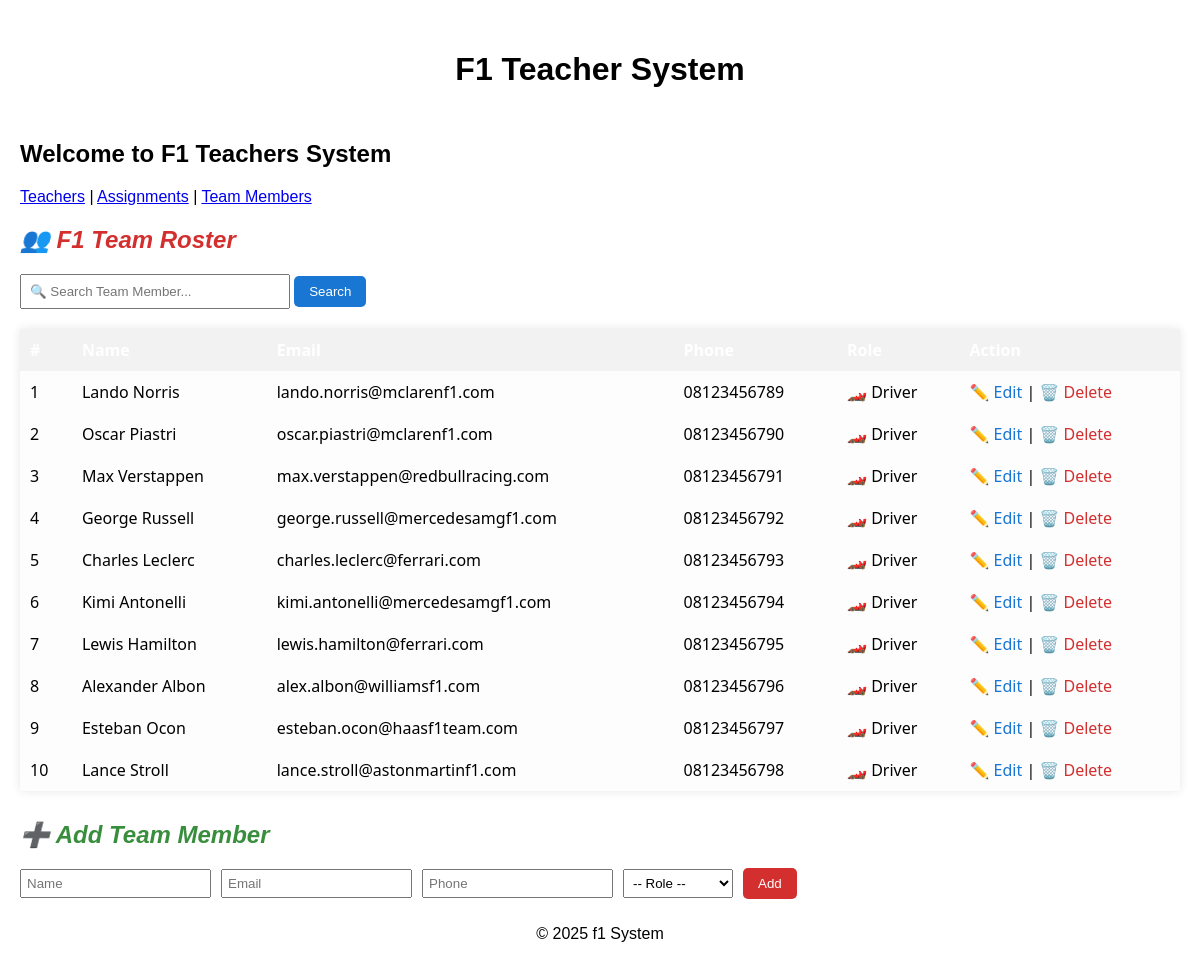
The page /?page=teammembers on the database its author committed.
### tables this page shows
CREATE TABLE `team_members` (
  `id` int(11) NOT NULL,
  `name` varchar(100) NOT NULL,
  `email` varchar(100) DEFAULT NULL,
  `phone` varchar(15) DEFAULT NULL,
  `role` enum('Driver','Engineer','Mechanic') NOT NULL
);

### config/db.php (called while the page is built, shortened)
<?php
class Database {
    private $host = "localhost";
    private $username = "root";
    private $password = "";
    private $dbname = "f1_garage";
    public function __construct() {
        try {
            $this->conn = new PDO("mysql:host=$this->host;dbname=$this->dbname", $this->username, $this->password);
        } catch (PDOException $e) {
            echo "Connection failed: " . $e->getMessage();
        }
    }
}
?>

### class/TeamMember.php (called while the page is built, shortened)
<?php
require_once 'config/db.php';
class TeamMember {
    private $db;
    public function __construct() {
        $this->db = (new Database())->conn;
    }
    public function getAllMembers($search = null) {
        if ($search) {
            $stmt = $this->db->prepare("SELECT * FROM team_members WHERE name LIKE ?");
            $stmt->execute(["%" . $search . "%"]);
        } else {
            $stmt = $this->db->query("SELECT * FROM team_members");
        }
        return $stmt->fetchAll(PDO::FETCH_ASSOC);
    }
}
?>

### view/team_members.php (the view, shortened to what this page needs)
<?php
$editMember = null;
?>
<h2 style="color:#d32f2f;"><i>👥 F1 Team Roster</i></h2>
<form method="GET" style="margin-bottom: 20px; font-family:'Segoe UI', sans-serif;">
    <input type="text" name="search" placeholder="🔍 Search Team Member..." value="<?= $_GET['search'] ?? '' ?>" style="padding:8px; width: 250px;">
    <button type="submit" style="padding:8px 15px; background-color:#1976d2; color:white; border:none; border-radius:5px; cursor:pointer;">Search</button>
</form>
<table style="width:100%; border-collapse: collapse; font-family: 'Segoe UI', sans-serif; background-color:#fdfdfd; box-shadow: 0 0 10px rgba(0,0,0,0.1); margin-bottom: 30px;">
    <thead style="background-color:#212121; color:#ffffff;">
        <tr>
            <th style="padding:10px;">#</th>
            <th style="padding:10px;">Name</th>
            <th style="padding:10px;">Email</th>
            <th style="padding:10px;">Phone</th>
            <th style="padding:10px;">Role</th>
            <th style="padding:10px;">Action</th>
        </tr>
    </thead>
    <tbody>
        <?php
            $search = $_GET['search'] ?? null;
            $i=1;
            foreach ($member->getAllMembers($search) as $m):
        ?>
        <tr style="text-align:center;">
            <td style="padding:10px;"><?= $i ?></td>
            <td style="padding:10px;"><?= $m['name'] ?></td>
            <td style="padding:10px;"><?= $m['email'] ?></td>
            <td style="padding:10px;"><?= $m['phone'] ?></td>
            <td style="padding:10px;">
                <?php
                    switch (strtolower($m['role'])) {
                        case 'driver': echo '🏎️ Driver'; break;
                    }
                ?>
            </td>
            <td style="padding:10px;">
                <a href="?page=teammembers&edit=<?= $m['id'] ?>" style="color:#1976d2; text-decoration:none;">✏️ Edit</a> |
                <a href="?page=teammembers&delete=<?= $m['id'] ?>" style="color:#d32f2f; text-decoration:none;" onclick="return confirm('Delete this member?')">🗑️ Delete</a>
            </td>
        </tr>
        <?php $i++; endforeach; ?>
    </tbody>
</table>
<h2 style="color:#388e3c;"><i><?= $editMember ? '✏️ Edit' : '➕ Add' ?> Team Member</i></h2>
<form method="POST" style="font-family: 'Segoe UI', sans-serif; display:flex; flex-wrap:wrap; gap:10px; align-items:center;">
    <input type="text" name="name" placeholder="Name" value="<?= $editMember['name'] ?? '' ?>" required style="padding:5px;">
    <input type="email" name="email" placeholder="Email" value="<?= $editMember['email'] ?? '' ?>" required style="padding:5px;">
    <input type="text" name="phone" placeholder="Phone" value="<?= $editMember['phone'] ?? '' ?>" required style="padding:5px;">
    <select name="role" required style="padding:5px;">
        <option value="">-- Role --</option>
    </select>
    <button type="submit" name="<?= $editMember ? 'update' : 'add' ?>" style="background-color:#d32f2f; color:white; padding:8px 15px; border:none; border-radius:5px; cursor:pointer;">
        <?= $editMember ? 'Update' : 'Add' ?>
    </button>
</form>

### style.css (style rules this page uses)
body { font-family: Arial, sans-serif; margin: 20px; }
table { width: 100%; border-collapse: collapse; margin: 20px 0; }
th, td { padding: 8px; text-align: left; }
th { background-color: #f2f2f2; }

### rows shown on the page
team_members: name "Lando Norris", email "lando.norris@mclarenf1.com", phone "08123456789", role "🏎️ Driver"
team_members: name "Oscar Piastri", email "oscar.piastri@mclarenf1.com", phone "08123456790", role "🏎️ Driver"
team_members: name "Max Verstappen", email "max.verstappen@redbullracing.com", phone "08123456791", role "🏎️ Driver"
team_members: name "George Russell", email "george.russell@mercedesamgf1.com", phone "08123456792", role "🏎️ Driver"
team_members: name "Charles Leclerc", email "charles.leclerc@ferrari.com", phone "08123456793", role "🏎️ Driver"
team_members: name "Kimi Antonelli", email "kimi.antonelli@mercedesamgf1.com", phone "08123456794", role "🏎️ Driver"
team_members: name "Lewis Hamilton", email "lewis.hamilton@ferrari.com", phone "08123456795", role "🏎️ Driver"
team_members: name "Alexander Albon", email "alex.albon@williamsf1.com", phone "08123456796", role "🏎️ Driver"
team_members: name "Esteban Ocon", email "esteban.ocon@haasf1team.com", phone "08123456797", role "🏎️ Driver"
team_members: name "Lance Stroll", email "lance.stroll@astonmartinf1.com", phone "08123456798", role "🏎️ Driver"
